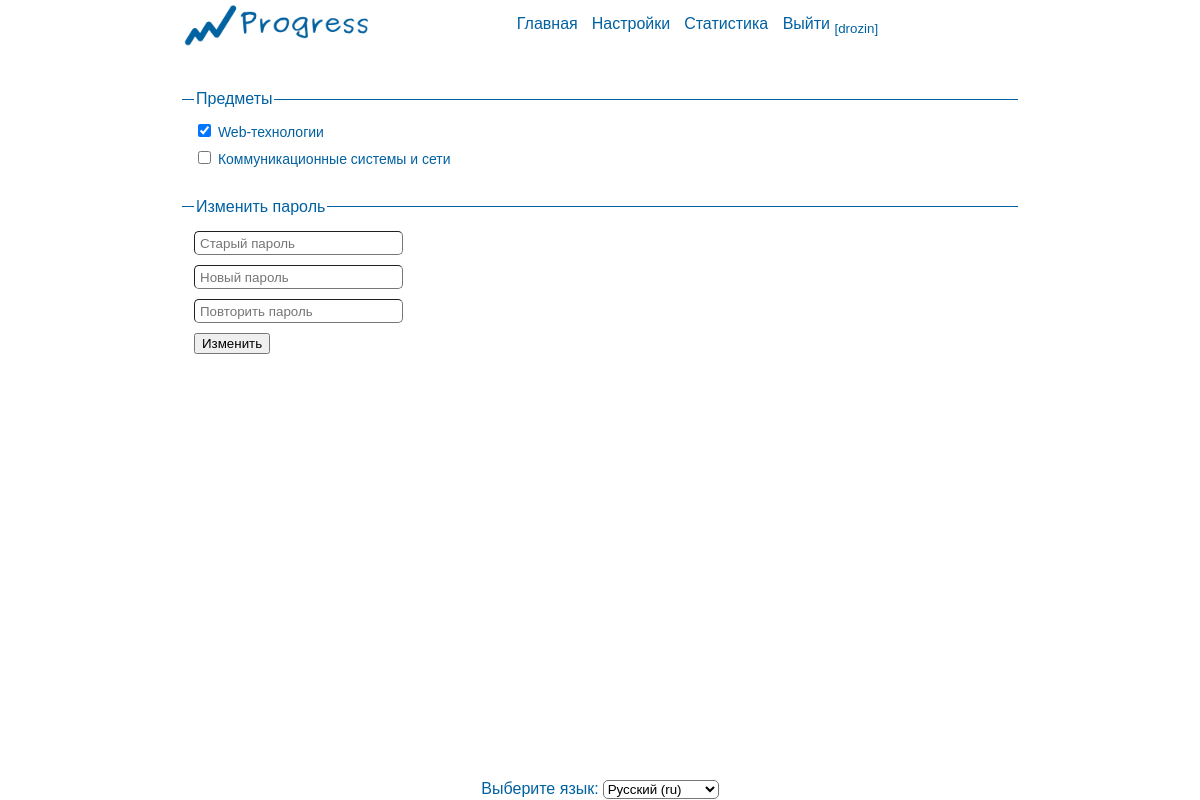
The app's page /settings/ (signed in) with its own data.
### home/models.py (models this page shows, shortened)
class Subject(models.Model):
	name = models.CharField(max_length = 100)
	short_name = models.CharField(max_length = 10, unique=True, null=True)

class Teacher(models.Model):
	user = models.OneToOneField(User,null=True)
	name = models.CharField(max_length=100)
	patronymic = models.CharField(max_length=100)
	surname = models.CharField(max_length=100)
	subjects = models.ManyToManyField(Subject)

### home/views.py (the view)
# urls.py: url(r'^settings/$',views.settings,name='settings'),
def settings(request):
	isUserStudent = hasattr(request.user,'student')
	isUserTeacher = hasattr(request.user,'teacher')
	if request.method == 'POST':
		if  request.is_ajax():
			if request.POST['action'] == 'student_add_subject':
				Student_Subject.objects.create(
					student = Student.objects.get(pk=request.POST['studentid']),
					subject = Subject.objects.get(pk=request.POST['subjectid']),
					teacher = Teacher.objects.get(pk=request.POST['teacherid'])
				)
				return HttpResponse(json.dumps(_('Предмет добавлен')), content_type='application/json')
			elif request.POST['action'] == 'student_delete_subject':
				Student_Subject.objects.get(
					student__id = request.POST['studentid'],
					subject__id = request.POST['subjectid']
				).delete()
				return HttpResponse(json.dumps(_('Предмет удален')),content_type='application/json')
			elif request.POST['action'] == 'student_change_teacher':
				try:
					studentSubjectRecord = Student_Subject.objects.get(
						student__id = request.POST['studentid'],
						subject__id = request.POST['subjectid']
					)
					studentSubjectRecord.teacher = Teacher.objects.get(pk = request.POST['teacherid'])
					studentSubjectRecord.save()
				except ObjectDoesNotExist:
					pass
				return HttpResponse(json.dumps(_('Преподаватель изменен')), content_type='application/json')
			elif request.POST['action'] == 'teacher_add_subject':
				subject = Subject.objects.get(pk = request.POST['subjectid'])
				request.user.teacher.subjects.add( subject )
				request.user.teacher.save()
				return HttpResponse(json.dumps(_('Предмет добавлен')), content_type='application/json')
			elif request.POST['action'] == 'teacher_delete_subject':
				teacher = request.user.teacher
				subject = Subject.objects.get(pk = request.POST['subjectid'] )
				studentSubjectRecords = Student_Subject.objects.filter(
					teacher__id = teacher.id,
					subject__id = subject.id
				)
				for record in studentSubjectRecords:
					record.delete()
				teacher.subjects.remove( subject )
				teacher.save()
				return HttpResponse(json.dumps(_('Предмет удален')),content_type='application/json')
			elif request.POST['action'] == 'add_job':
				subject = Subject.objects.get(pk = request.POST['subjectid'])
				Job.objects.create(
					subject = subject,
					name = request.POST['name'],
					short_name = request.POST['short_name']
				)
				return HttpResponse(json.dumps(_('Работа добавлена')),content_type='application/json')
			elif request.POST['action'] == 'delete_job':
				Job.objects.get(pk = request.POST['jobid']).delete()
				return HttpResponse(json.dumps(_('Работа удалена')),content_type='application/json')
			elif request.POST['action'] == 'edit_job_name':
				job = Job.objects.get(pk = request.POST['jobid'])
				job.name = request.POST['new_name']
				job.save()
				return HttpResponse(json.dumps(_('Название изменено')),content_type='application/json')
			elif request.POST['action'] == 'edit_job_short_name':
				job = Job.objects.get(pk = request.POST['jobid'])
				job.short_name = request.POST['new_short_name']
				job.save()
				return HttpResponse(json.dumps(_('Краткое название изменено')),content_type='application/json')
			elif request.POST['action'] == 'add_log_entry':
				studentid = request.POST['studentid']
				jobid = request.POST['jobid']
				log_query_set = Log.objects.filter(student__id = studentid, job__id = jobid)
				log_entry = log_query_set[0] if log_query_set.exists() else None
				if isUserStudent:
					if not log_entry:
						Log.objects.create(
							student = request.user.student,
							job = Job.objects.get(pk = jobid),
							date = date.today(),
							confirmed = False
						)
						return HttpResponse(json.dumps(_('Запись добавлена')),content_type='application/json')
				elif isUserTeacher:
					if log_entry:
						log_entry.confirmed = True
						log_entry.save()
						return HttpResponse(json.dumps(_('Запись подтверждена')),content_type='application/json')
					else:
						Log.objects.create(
							student = Student.objects.get(pk=studentid),
							job = Job.objects.get(pk = jobid),
							date = date.today(),
							confirmed = True
						)
						return HttpResponse(json.dumps(_('Запись добавлена')),content_type='application/json')
				return HttpResponse('')
			elif request.POST['action'] == 'delete_log_entry':
				studentid = request.POST['studentid']
				jobid = request.POST['jobid']
				log_query_set = Log.objects.filter(student__id = studentid, job__id = jobid)
				log_entry = log_query_set[0] if log_query_set.exists() else None
				if isUserStudent:
					if log_entry:
						if not log_entry.confirmed:
							log_entry.delete()
							return HttpResponse(json.dumps(_('Запись удалена')),content_type='application/json')
				elif isUserTeacher:
					if log_entry:
						log_entry.confirmed = False
						log_entry.save()
						return HttpResponse(json.dumps(_('Запись удалена')),content_type='application/json')
			return HttpResponse('')
		else:
			user = request.user
			if check_password(request.POST['old-password'], user.password):
				if request.POST['new-password'] == request.POST['repeat-password']:
					user.password = make_password(request.POST['new-password'])
					user.save()
					return render(request,'home/settings.html',{
							'success_message':_('Новый пароль установлен')
						}
					)
				else:
					return render(request,'home/settings.html',{
							'error_message':_('Пароли не совпадают')
						}
					)
			else:
				return render(request,'home/settings.html',{
						'error_message':_('Неверный пароль!')
					}
				)
	else:
		user = request.user
		isUserStudent = hasattr(user,'student')
		isUserTeacher = hasattr(user,'teacher')
		currentSemesters = get_current_semesters()
		currentSubjects = get_subjects_of(currentSemesters)
		subjects = currentSubjects
		if isUserStudent:
			return render(request,'home/student-settings.html',locals())
		elif isUserTeacher:
			return render(request,'home/teacher-settings.html',locals())
		else:
			return render(request,'home/main.html',locals())

### home/models.py (called while the page is built)
	def isCurrent(self):
		return self.start_date <= date.today() <= self.end_date

### home/views.py (called while the page is built)
def get_current_semesters():
	return list(
			filter(
				(lambda s : s.isCurrent()),
				Semester.objects.all()
			))

def get_subjects_of(semesters):
	subjects = set()
	for semester in semesters:
		subjects |= set(semester.subjects.all())
	return subjects

### home/templates/home/teacher-settings.html (shortened to what this page needs)
{% extends 'home/settings.html' %}
{% load i18n %}
{% block teacher %}
	<fieldset>
		<legend>{% trans "Предметы" %}</legend>
		{% for subject in subjects %}
			<label>
				<input type='checkbox'
						id='{{subject.id}}'
						{% if subject in user.teacher.subjects.all %}
							checked
						{% endif %}
				>
				{{subject.name}}
			</label>
			<br>
		{% endfor %}
	</fieldset>
{% endblock %}

### home/templates/home/base.html (shortened to what this page needs)
{% load i18n %}
{% load staticfiles %}
<!doctype html>
<html>
	<head>
		<link href="{% static 'home/styles.css' %}" rel="stylesheet">
	</head>
	<body>
		<div class='wrapper'>
			<header>
				{% block header %}
					<img id="logo" src="{% static 'home/logo.png' %}">
					<nav>
						{% block menu %}
							<ul>
								<li><a href="{% url 'home:main' %}">{% trans "Главная" %}</a></li>
								<li><a href="{% url 'home:settings' %}">{% trans "Настройки" %}</a></li>
								<li><a href='#'>{%trans "Статистика"%}</li>
								{% if request.user.is_authenticated %}
									<li><a href="{% url 'home:logout' %}">
											{% trans "Выйти" %}
											<sub>[{{request.user.username}}]</sub>
										</a>
									</li>
								{% else %}
									<li><a href="{% url 'home:login' %}">{% trans "Войти" %}</a></li>
									<li><a href="{% url 'home:reg' %}">{% trans "Регистрация" %}</a></li>
								{% endif %}
							</ul>
						{% endblock %}
					</nav>
				{% endblock %}
			</header>
			<main>
				{% block main %}
				{% endblock %}
				<br><br>
			</main>
			<footer>
				{% block footer %}
				<span>{% trans "Выберите язык" %}:</span>
				<form id='language' action="{% url 'set_language' %}" method="post">
				    <select name="language" onchange="this.form.submit()">
						{% get_current_language as LANGUAGE_CODE %}
				        {% get_available_languages as LANGUAGES %}
				        {% get_language_info_list for LANGUAGES as languages %}
				        {% for language in languages %}
			            <option value="{{ language.code }}"{% if language.code == LANGUAGE_CODE %} selected="selected"{% endif %}>
			                {{ language.name_local }} ({{ language.code }})
			            </option>
				        {% endfor %}
				    </select>
				</form>
				{% endblock %}
			</footer>
		</div>
	</body>
</html>

### home/static/home/styles.css (style rules this page uses)
html, body { width: 100%; height: 100%; margin: 0px; }
.wrapper { width: 70%; height: 100%; min-width: 800px; padding-left: 15%; padding-right: 15%; }
header { width: 100%; height: 50px; }
#logo { height: 100%; width: 200px; float: left; }
nav { width: 100%; height: 100%; padding: 0px; margin: 0px; text-align: center; }
nav ul { margin: 0px; padding: 15px; }
nav ul li { display: inline; padding-left: 10px; }
ul li { font-family: "Trebuchet MS", Helvetica, sans-serif; color: #0000a1; }
main { width: 100%; height: 90%; float: left; padding-top: 20px; }
footer { position: fixed; bottom: 0; text-align: center; width: 70%; min-width: 800px; height: 30px; }
input, select { margin-top: 10px; }
select, option { border-radius: 5px; background-color: white; }
span, legend { color: #0061a1; font-family: "Trebuchet MS", Helvetica, sans-serif; }
label { color: #0061a1; font-family: "Trebuchet MS", Helvetica, sans-serif; font-size: 14px; }
a { color: #0061a1; font-family: "Trebuchet MS", Helvetica, sans-serif; text-decoration: none; }
form#language { display: inline; }
fieldset { border: none; border-top: 1px solid #0061a1; margin-top: 20px; }

### records on screen
Subject: id "☑", name "Web-технологии"
Subject: name "Коммуникационные системы и сети"

### other values on screen
{{ request.user.username }} "drozin"
form field language "Русский (ru)"
